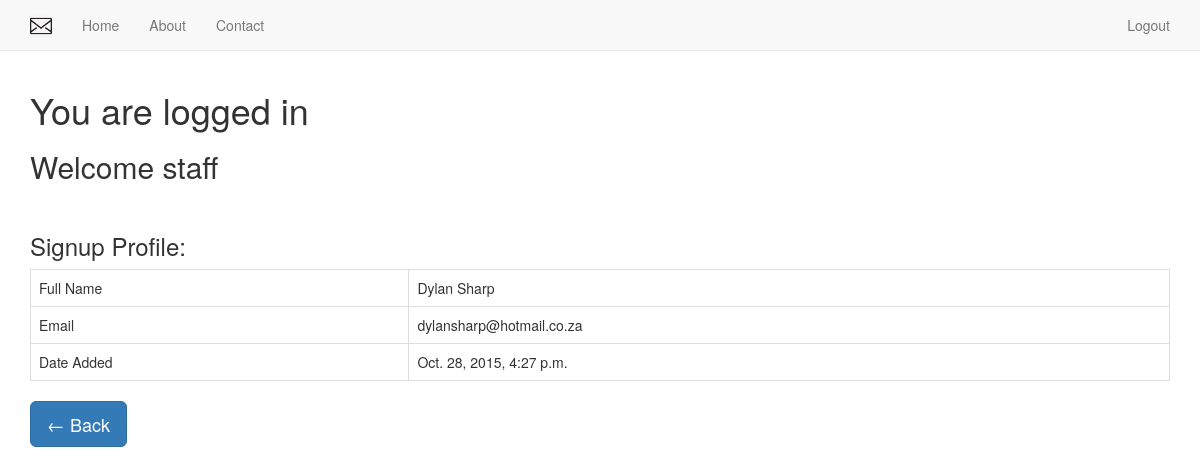
Screenshot of /profile/28/ (signed in) with the database file from the repository.
### newsletter/models.py (models this page shows, shortened)
class SignUp(models.Model):
    email = models.EmailField()
    full_name = models.CharField(max_length=120, blank=True, null=True)
    timestamp = models.DateTimeField(auto_now_add=True, auto_now=False)
    updated = models.DateTimeField(auto_now_add=False, auto_now=True)

### newsletter/views.py (the view)
# urls.py: url(r'^profile/([0-9]+)/$', 'newsletter.views.profile', name='profile'),
def profile(request, user_id):
    context = {
        'profile': SignUp.objects.get(id=user_id),
    }
    return render(request, 'profile.html', context)

### templates/profile.html
{% extends 'home.html' %}
{% block content %}
{% if request.user.is_authenticated and request.user.is_staff%}
    <h1>You are logged in</h1>
    <h2>Welcome staff</h2>
    <br/>
    <h3>Signup Profile:</h3>
<div class="table-responsive">
    <table class="table table-bordered">
        <tr>
            <td>Full Name</td>
            <td>{{ profile.full_name }}</td>
        </tr>
        <tr>
            <td>Email</td>
            <td>{{ profile.email }}</td>
        </tr>
        <tr>
            <td>Date Added</td>
            <td>{{ profile.timestamp }}</td>
        </tr>
    </table>
<a class="btn btn-lg btn-primary" href="{% url 'home' %}" role="button">← Back</a>
</div>
    {% else %}
    <div class="row">
        <div class="col-sm-3 col-xs-2 pull-right">
            <h1>Sorry, you are not authorised to see this page</h1>
        </div>
    </div>
{% endif %}
{% endblock %}

### static_in_project/our_static/css/navbar-static-top.css (style rules this page uses)
body { min-height: 2000px; }

### rows the page displays
SignUp: full_name "Dylan Sharp", email "dylansharp@hotmail.co.za", timestamp "Oct. 28, 2015, 4:27 p.m."
